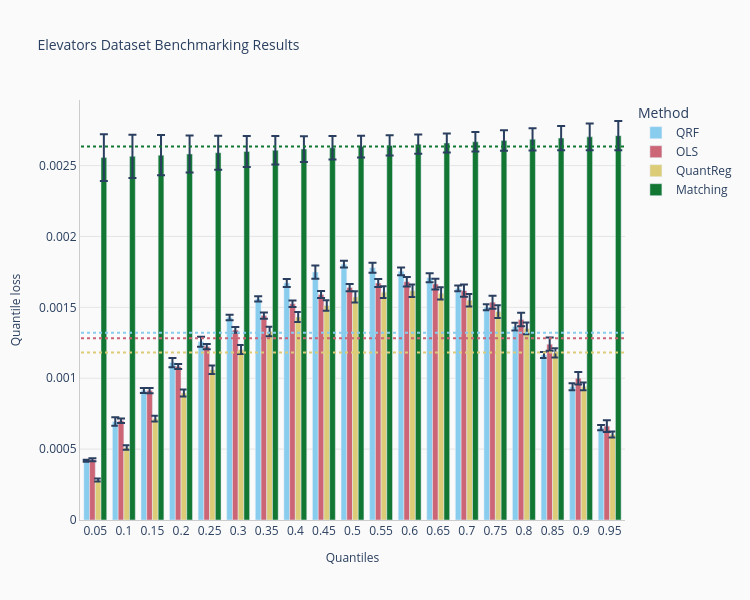

The notebook cell this image was saved under:
### Code cell
elevators_result.cv_results.pop('MDN', None)

print("\n--- Autoimpute CV Results (Zoomed In Without MDN) ---")
comparison_viz = method_comparison_results(
    data=elevators_result.cv_results,
    metric="quantile_loss",
)
fig = comparison_viz.plot(
    title="Elevators Dataset Benchmarking Results",
    show_mean=True,
)
fig.show()

### Figure 1 — Plotly figure (JSON) as saved in the notebook; plotly's stock layout.template omitted (floating-point values rounded to 4 significant figures)
{"data": [{"alignmentgroup": "True", "error_y": {"array": [7.28e-06, 2.946e-05, 1.768e-05, 3.26e-05, 3.558e-05, 1.961e-05, 1.815e-05, 2.869e-05, 4.637e-05, 2.429e-05, 3.541e-05, 2.71e-05, 3.151e-05, 2.032e-05, 2.168e-05, 2.739e-05, 2.121e-05, 2.467e-05, 1.862e-05]}, "hovertemplate": "Method=QRF<br>Quantiles=%{x}<br>Quantile loss=%{y}<extra></extra>", "legendgroup": "QRF", "marker": {"color": "#88CCEE", "pattern": {"shape": ""}}, "name": "QRF", "offsetgroup": "QRF", "orientation": "v", "showlegend": true, "textposition": "auto", "type": "bar", "x": ["0.05", "0.1", "0.15", "0.2", "0.25", "0.3", "0.35", "0.4", "0.45", "0.5", "0.55", "0.6", "0.65", "0.7", "0.75", "0.8", "0.85", "0.9", "0.95"], "xaxis": "x", "y": [0.0004173, 0.0006945, 0.0009127, 0.001111, 0.001257, 0.001429, 0.001559, 0.001672, 0.001749, 0.001805, 0.001779, 0.001754, 0.001709, 0.001634, 0.001501, 0.001365, 0.001164, 0.0009397, 0.0006514], "yaxis": "y"}, {"alignmentgroup": "True", "error_y": {"array": [1.016e-05, 1.632e-05, 1.899e-05, 1.817e-05, 1.854e-05, 2.07e-05, 2.167e-05, 2.312e-05, 2.467e-05, 2.571e-05, 2.791e-05, 3.311e-05, 3.834e-05, 4.269e-05, 4.614e-05, 4.734e-05, 4.705e-05, 4.417e-05, 4.132e-05]}, "hovertemplate": "Method=OLS<br>Quantiles=%{x}<br>Quantile loss=%{y}<extra></extra>", "legendgroup": "OLS", "marker": {"color": "#CC6677", "pattern": {"shape": ""}}, "name": "OLS", "offsetgroup": "OLS", "orientation": "v", "showlegend": true, "textposition": "auto", "type": "bar", "x": ["0.05", "0.1", "0.15", "0.2", "0.25", "0.3", "0.35", "0.4", "0.45", "0.5", "0.55", "0.6", "0.65", "0.7", "0.75", "0.8", "0.85", "0.9", "0.95"], "xaxis": "x", "y": [0.0004252, 0.0007003, 0.0009127, 0.001083, 0.001223, 0.001341, 0.001442, 0.001525, 0.00159, 0.00164, 0.001672, 0.001681, 0.001664, 0.001618, 0.001536, 0.001414, 0.00124, 0.0009999, 0.0006625], "yaxis": "y"}, {"alignmentgroup": "True", "error_y": {"array": [1.008e-05, 1.593e-05, 2.032e-05, 2.503e-05, 2.953e-05, 3.181e-05, 3.324e-05, 3.456e-05, 3.73e-05, 3.961e-05, 4.2e-05, 4.357e-05, 4.351e-05, 4.422e-05, 4.438e-05, 4.081e-05, 3.288e-05, 2.755e-05, 2.185e-05]}, "hovertemplate": "Method=QuantReg<br>Quantiles=%{x}<br>Quantile loss=%{y}<extra></extra>", "legendgroup": "QuantReg", "marker": {"color": "#DDCC77", "pattern": {"shape": ""}}, "name": "QuantReg", "offsetgroup": "QuantReg", "orientation": "v", "showlegend": true, "textposition": "auto", "type": "bar", "x": ["0.05", "0.1", "0.15", "0.2", "0.25", "0.3", "0.35", "0.4", "0.45", "0.5", "0.55", "0.6", "0.65", "0.7", "0.75", "0.8", "0.85", "0.9", "0.95"], "xaxis": "x", "y": [0.0002818, 0.0005114, 0.0007144, 0.0008961, 0.00106, 0.001203, 0.001329, 0.001432, 0.001514, 0.001573, 0.001607, 0.001617, 0.001599, 0.001551, 0.00147, 0.001352, 0.001179, 0.0009425, 0.0006031], "yaxis": "y"}, {"alignmentgroup": "True", "error_y": {"array": [0.0001646, 0.0001531, 0.0001418, 0.0001308, 0.0001201, 0.0001098, 0.0001001, 9.107e-05, 8.306e-05, 7.632e-05, 7.124e-05, 6.817e-05, 6.739e-05, 6.899e-05, 7.28e-05, 7.85e-05, 8.572e-05, 9.411e-05, 0.0001034]}, "hovertemplate": "Method=Matching<br>Quantiles=%{x}<br>Quantile loss=%{y}<extra></extra>", "legendgroup": "Matching", "marker": {"color": "#117733", "pattern": {"shape": ""}}, "name": "Matching", "offsetgroup": "Matching", "orientation": "v", "showlegend": true, "textposition": "auto", "type": "bar", "x": ["0.05", "0.1", "0.15", "0.2", "0.25", "0.3", "0.35", "0.4", "0.45", "0.5", "0.55", "0.6", "0.65", "0.7", "0.75", "0.8", "0.85", "0.9", "0.95"], "xaxis": "x", "y": [0.002556, 0.002565, 0.002574, 0.002582, 0.002591, 0.002599, 0.002608, 0.002616, 0.002625, 0.002634, 0.002642, 0.002651, 0.002659, 0.002668, 0.002677, 0.002685, 0.002694, 0.002702, 0.002711], "yaxis": "y"}], "layout": {"barmode": "group", "height": 600, "legend": {"title": {"text": "Method"}, "tracegroupgap": 0}, "paper_bgcolor": "#FAFAFA", "plot_bgcolor": "#FAFAFA", "shapes": [{"line": {"color": "#88CCEE", "dash": "dot", "width": 2}, "name": "QRF Mean", "type": "line", "x0": -0.5, "x1": 18.5, "y0": 0.001321, "y1": 0.001321}, {"line": {"color": "#CC6677", "dash": "dot", "width": 2}, "name": "OLS Mean", "type": "line", "x0": -0.5, "x1": 18.5, "y0": 0.001283, "y1": 0.001283}, {"line": {"color": "#DDCC77", "dash": "dot", "width": 2}, "name": "QuantReg Mean", "type": "line", "x0": -0.5, "x1": 18.5, "y0": 0.001181, "y1": 0.001181}, {"line": {"color": "#117733", "dash": "dot", "width": 2}, "name": "Matching Mean", "type": "line", "x0": -0.5, "x1": 18.5, "y0": 0.002634, "y1": 0.002634}], "title": {"font": {"size": 14}, "text": "Elevators Dataset Benchmarking Results"}, "width": 750, "xaxis": {"anchor": "y", "domain": [0, 1], "gridcolor": "#E5E5E5", "gridwidth": 1, "linecolor": "#CCCCCC", "showgrid": false, "showline": true, "title": {"font": {"size": 12}, "text": "Quantiles"}, "zeroline": false}, "yaxis": {"anchor": "x", "domain": [0, 1], "gridcolor": "#E5E5E5", "gridwidth": 1, "linecolor": "#CCCCCC", "showgrid": true, "showline": true, "title": {"font": {"size": 12}, "text": "Quantile loss"}, "zeroline": false}}}
